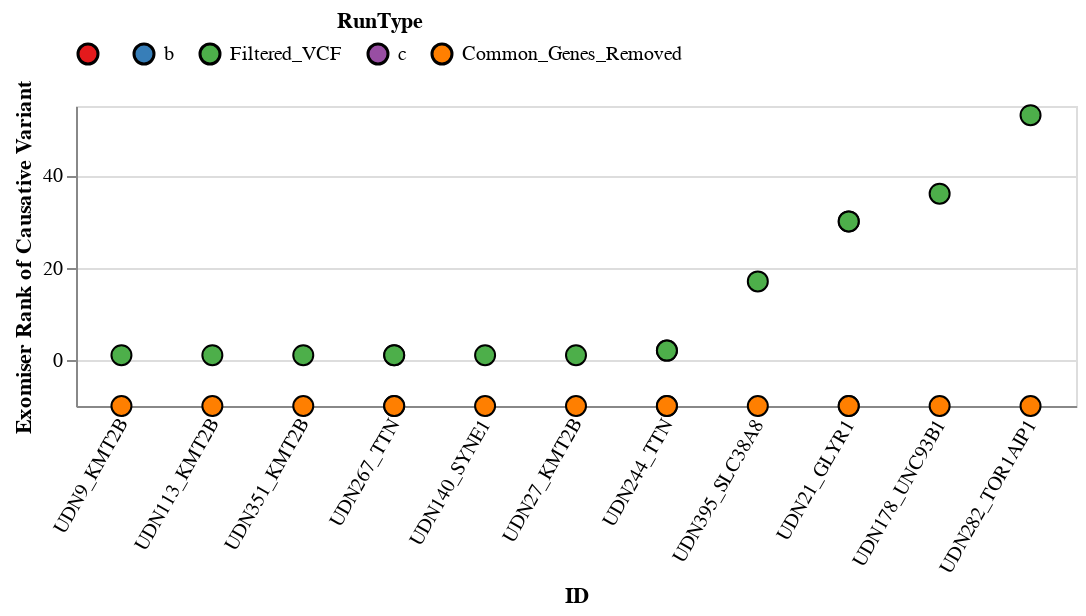

Notebook code cell kept with this figure:
### Code cell
data = []
to_plot = []
to_plot_2 = []
to_plot_lost =[]

unfiltered_run_type = 'OG'
filtered_run_type = 'gene_p_filt'
successes = input[input['Class'] == 'OG']

for i, patient_row in successes.iterrows():
    ID = patient_row['Dumb_ID']
    variant = patient_row['Diagnostic_Variant']
    ranks = input[(input['Dumb_ID']==ID )& (input['Diagnostic_Variant']==variant)]
    unfiltered_rank = ranks[ranks['Class']==unfiltered_run_type]['Rank'].item()
    filtered_rank = ranks[ranks['Class']==filtered_run_type]['Rank'].item()
    difference = abs(unfiltered_rank - filtered_rank)
    data.append([ID, unfiltered_rank, difference, 'Filtered_VCF'])
    data.append([ID, filtered_rank, difference, 'Common_Genes_Removed'])

    if unfiltered_rank !=filtered_rank:
        if filtered_rank == -10:
            to_plot_lost.append(ID)
        else:
            if difference > 10:
                to_plot_2.append(ID)
            else:
                to_plot.append(ID)
    


    # if filtered_rank == 1 and unfiltered_rank != 1:
    #     to_plot.append(ID)
    #     print(ID, filtered_rank, unfiltered_rank)


df = pd.DataFrame(data, columns=['ID', 'Rank', 'Diff', 'RunType'])
print(len(to_plot_lost))

source = df[df['ID'].isin(to_plot_lost)].sort_values(by='Diff', ascending=True)
source=source[source['Diff']!=0]
order = list(source['ID'])
print(len(source)/2)
lost = alt.Chart(source).mark_circle(size=100, filled=True, stroke='black', strokeWidth=1,opacity=1).encode(
    x=alt.X('ID', sort=order,axis=alt.Axis(labelAngle=-60)),
    y=alt.Y('Rank', title='Exomiser Rank of Causative Variant'),#, scale=alt.Scale(domain=[0,29.1])),
    #size = 'Term_Diff',
     color=alt.Color('RunType', sort=['Common_Genes_Removed', 'Filtered'], scale=alt.Scale(scheme='set1', domain=['', 'b', 'Filtered_VCF','c','Common_Genes_Removed']), legend=alt.Legend(
        orient='top',
        direction='horizontal',
        titleAnchor='middle')),
    tooltip = ['RunType', 'ID', 'Rank', 'Diff']
).properties(
    height=150,
    width=500)
# ).configure_legend(labelLimit=0).configure_axis(
#     labelFontSize=14,
#     titleFontSize=15).configure_scale(
#     bandPaddingInner=0.9)
lost

### Figure 1 — Vega-Lite specification as saved in the notebook (floating-point values rounded to 4 significant figures)
{"config": {"view": {"continuousWidth": 300, "continuousHeight": 300}}, "data": {"name": "data-c2df65b83ccc03689e7f5c466fa48d74"}, "mark": {"type": "circle", "filled": true, "opacity": 1, "size": 100, "stroke": "black", "strokeWidth": 1}, "encoding": {"color": {"field": "RunType", "legend": {"direction": "horizontal", "orient": "top", "titleAnchor": "middle"}, "scale": {"domain": ["", "b", "Filtered_VCF", "c", "Common_Genes_Removed"], "scheme": "set1"}, "sort": ["Common_Genes_Removed", "Filtered"], "type": "nominal"}, "tooltip": [{"field": "RunType", "type": "nominal"}, {"field": "ID", "type": "nominal"}, {"field": "Rank", "type": "quantitative"}, {"field": "Diff", "type": "quantitative"}], "x": {"axis": {"labelAngle": -60}, "field": "ID", "sort": ["UDN9_KMT2B", "UDN9_KMT2B", "UDN113_KMT2B", "UDN113_KMT2B", "UDN351_KMT2B", "UDN351_KMT2B", "UDN267_TTN", "UDN267_TTN", "UDN267_TTN", "UDN267_TTN", "UDN140_SYNE1", "UDN140_SYNE1", "UDN27_KMT2B", "UDN27_KMT2B", "UDN244_TTN", "UDN244_TTN", "UDN244_TTN", "UDN244_TTN", "UDN395_SLC38A8", "UDN395_SLC38A8", "UDN21_GLYR1", "UDN21_GLYR1", "UDN21_GLYR1", "UDN21_GLYR1", "UDN178_UNC93B1", "UDN178_UNC93B1", "UDN282_TOR1AIP1", "UDN282_TOR1AIP1"], "type": "nominal"}, "y": {"field": "Rank", "title": "Exomiser Rank of Causative Variant", "type": "quantitative"}}, "height": 150, "width": 500, "$schema": "https://vega.github.io/schema/vega-lite/v5.17.0.json", "datasets": {"data-c2df65b83ccc03689e7f5c466fa48d74": [{"ID": "UDN9_KMT2B", "Rank": -10.0, "Diff": 11.0, "RunType": "Common_Genes_Removed"}, {"ID": "UDN9_KMT2B", "Rank": 1.0, "Diff": 11.0, "RunType": "Filtered_VCF"}, {"ID": "UDN113_KMT2B", "Rank": 1.0, "Diff": 11.0, "RunType": "Filtered_VCF"}, {"ID": "UDN113_KMT2B", "Rank": -10.0, "Diff": 11.0, "RunType": "Common_Genes_Removed"}, {"ID": "UDN351_KMT2B", "Rank": -10.0, "Diff": 11.0, "RunType": "Common_Genes_Removed"}, {"ID": "UDN351_KMT2B", "Rank": 1.0, "Diff": 11.0, "RunType": "Filtered_VCF"}, {"ID": "UDN267_TTN", "Rank": -10.0, "Diff": 11.0, "RunType": "Common_Genes_Removed"}, {"ID": "UDN267_TTN", "Rank": 1.0, "Diff": 11.0, "RunType": "Filtered_VCF"}, {"ID": "UDN267_TTN", "Rank": 1.0, "Diff": 11.0, "RunType": "Filtered_VCF"}, {"ID": "UDN267_TTN", "Rank": -10.0, "Diff": 11.0, "RunType": "Common_Genes_Removed"}, {"ID": "UDN140_SYNE1", "Rank": -10.0, "Diff": 11.0, "RunType": "Common_Genes_Removed"}, {"ID": "UDN140_SYNE1", "Rank": 1.0, "Diff": 11.0, "RunType": "Filtered_VCF"}, {"ID": "UDN27_KMT2B", "Rank": -10.0, "Diff": 11.0, "RunType": "Common_Genes_Removed"}, {"ID": "UDN27_KMT2B", "Rank": 1.0, "Diff": 11.0, "RunType": "Filtered_VCF"}, {"ID": "UDN244_TTN", "Rank": -10.0, "Diff": 12.0, "RunType": "Common_Genes_Removed"}, {"ID": "UDN244_TTN", "Rank": 2.0, "Diff": 12.0, "RunType": "Filtered_VCF"}, {"ID": "UDN244_TTN", "Rank": 2.0, "Diff": 12.0, "RunType": "Filtered_VCF"}, {"ID": "UDN244_TTN", "Rank": -10.0, "Diff": 12.0, "RunType": "Common_Genes_Removed"}, {"ID": "UDN395_SLC38A8", "Rank": 17.0, "Diff": 27.0, "RunType": "Filtered_VCF"}, {"ID": "UDN395_SLC38A8", "Rank": -10.0, "Diff": 27.0, "RunType": "Common_Genes_Removed"}, {"ID": "UDN21_GLYR1", "Rank": 30.0, "Diff": 40.0, "RunType": "Filtered_VCF"}, {"ID": "UDN21_GLYR1", "Rank": -10.0, "Diff": 40.0, "RunType": "Common_Genes_Removed"}, {"ID": "UDN21_GLYR1", "Rank": 30.0, "Diff": 40.0, "RunType": "Filtered_VCF"}, {"ID": "UDN21_GLYR1", "Rank": -10.0, "Diff": 40.0, "RunType": "Common_Genes_Removed"}, {"ID": "UDN178_UNC93B1", "Rank": -10.0, "Diff": 46.0, "RunType": "Common_Genes_Removed"}, {"ID": "UDN178_UNC93B1", "Rank": 36.0, "Diff": 46.0, "RunType": "Filtered_VCF"}, {"ID": "UDN282_TOR1AIP1", "Rank": -10.0, "Diff": 63.0, "RunType": "Common_Genes_Removed"}, {"ID": "UDN282_TOR1AIP1", "Rank": 53.0, "Diff": 63.0, "RunType": "Filtered_VCF"}]}}
